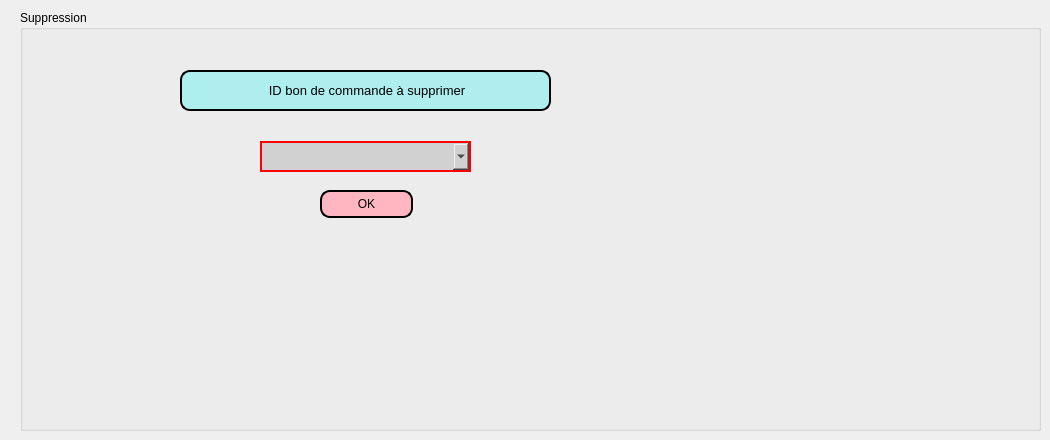
     <widget class="QWidget" name="tab_20">
      <attribute name="title">
       <string>Supprimer</string>
      </attribute>
      <widget class="QGroupBox" name="groupBox_10">
       <property name="geometry">
        <rect>
         <x>20</x>
         <y>10</y>
         <width>1021</width>
         <height>421</height>
        </rect>
       </property>
       <property name="styleSheet">
        <string notr="true">background-image: url(:/pic/pic.jpeg);</string>
       </property>
       <property name="title">
        <string>Suppression</string>
       </property>
       <widget class="QLabel" name="label_8">
        <property name="geometry">
         <rect>
          <x>160</x>
          <y>60</y>
          <width>371</width>
          <height>41</height>
         </rect>
        </property>
        <property name="styleSheet">
         <string notr="true">border: 2px solid black;
border-radius: 10px;
padding: 0 8px;
background: #AFEEEE;
font: bold, &quot;Comic Sans MS&quot;;;
text-align:center;
</string>
        </property>
        <property name="text">
         <string>&lt;html&gt;&lt;head/&gt;&lt;body&gt;&lt;p align=&quot;center&quot;&gt;&lt;span style=&quot; font-size:10pt;&quot;&gt;ID bon de commande à supprimer&lt;/span&gt;&lt;/p&gt;&lt;/body&gt;&lt;/html&gt;</string>
        </property>
       </widget>
       <widget class="QPushButton" name="pushButton_supprimer_commande">
        <property name="geometry">
         <rect>
          <x>300</x>
          <y>180</y>
          <width>93</width>
          <height>28</height>
         </rect>
        </property>
        <property name="styleSheet">
         <string notr="true">border: 2px solid black;
border-radius: 10px;
padding: 0 8px;
background:#FFB6C1	;
font: bold, &quot;Comic Sans MS&quot;;</string>
        </property>
        <property name="text">
         <string>OK</string>
        </property>
       </widget>
       <widget class="QComboBox" name="comboBox_ID_commande">
        <property name="geometry">
         <rect>
          <x>240</x>
          <y>131</y>
          <width>211</width>
          <height>31</height>
         </rect>
        </property>
        <property name="styleSheet">
         <string notr="true">border-width:2px;
border-style:solid;
border-color:red;
background: #d1d1d1;</string>
        </property>
       </widget>
      </widget>
     </widget>
